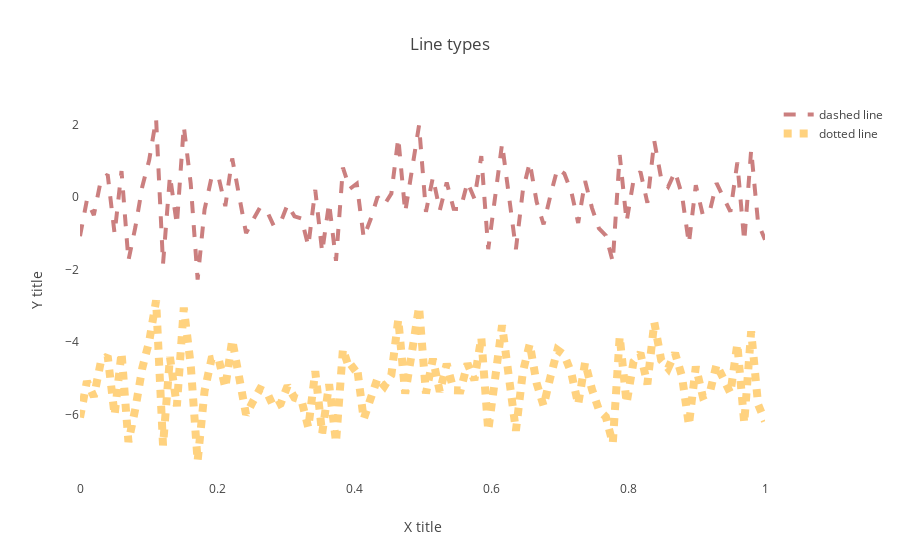

Notebook source saved alongside this figure:
### Markdown cell above
## Dashed/dotted lines

### Code cell
trace_1 = go.Scatter(x = monotone_x,y = random_y,mode = 'lines',name = 'dashed line',
                     line = dict(width = 4,color="rgba(152,0,0,0.5)",dash="dash")
                    )

trace_2 = go.Scatter(x = monotone_x,y = random_y-5,mode = 'lines',name = 'dotted line',
                     line = dict(width = 8,color="rgba(255,165,0,0.5)",dash="dot")
                    )

layout  = dict(title = "Line types",
               xaxis = dict(title = "X title",showgrid=False,showline=False,zeroline=False),
               yaxis = dict(title = "Y title",showgrid=False,showline=False,zeroline=False)
              )

data = [trace_1, trace_2]
figure = dict(data=data,layout=layout)
iplot(figure)
